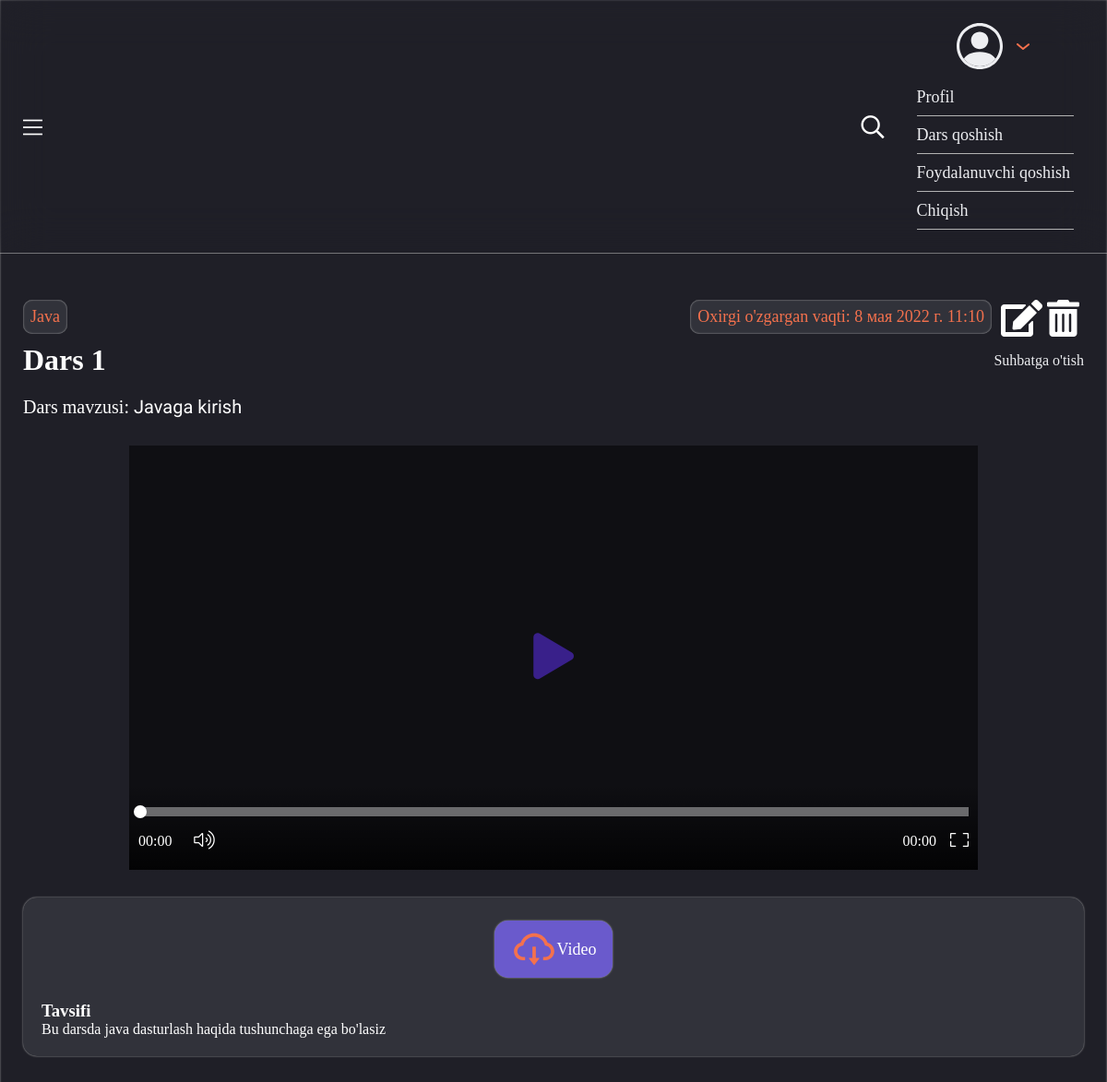
Screenshot of /lessons/4/2/ (signed in) with the database file from the repository.
### courses/models.py (models this page shows, shortened)
class Lesson(models.Model):
    number = models.PositiveIntegerField(verbose_name='Nomer', help_text='Dars nomerini korsating')
    title = models.CharField(verbose_name='Tema', max_length=255)
    description = models.TextField(verbose_name='Tavsifi')
    script = models.TextField(verbose_name='Script', blank=True)
    course = models.ForeignKey(Course, on_delete=models.CASCADE, verbose_name='Kurs')
    video = models.FileField(upload_to=save_video, verbose_name='Video',
                             validators=[FileExtensionValidator(allowed_extensions=['mp4'])])
    materials = models.FileField(upload_to=save_materials, verbose_name='Materiallar', blank=True,
                                 validators=[FileExtensionValidator(allowed_extensions=['zip'])])
    homework = models.FileField(upload_to=save_homework, verbose_name='Uy ishi', blank=True,
                                validators=[FileExtensionValidator(allowed_extensions=['zip'])])
    additional_materials = models.FileField(upload_to=save_additional_materials, verbose_name='Qoshimcha material', blank=True,
                                            validators=[FileExtensionValidator(allowed_extensions=['zip'])])
    created_at = models.DateTimeField(auto_now_add=True, verbose_name='Yuklangan vaqti')
    updated_at = models.DateTimeField(auto_now=True, verbose_name='Ozgartirilgan vaqti')
    is_published = models.BooleanField(default=True, verbose_name='Yuklash')
    def __str__(self):
        return str(self.number)
    def get_absolute_url(self):
        return reverse('lesson_detail', kwargs={'course_id': self.course.pk, 'pk': self.pk})
    def get_update_url(self):
        return reverse('lesson_update', kwargs={'course_id': self.course.pk, 'pk': self.pk})
    def get_delete_url(self):
        return reverse('lesson_delete', kwargs={'course_id': self.course.pk, 'pk': self.pk})
    def get_comment_url(self):
        return reverse('comment_list', kwargs={'lesson_id': self.pk})
    class Meta:
        verbose_name = 'Dars'
        verbose_name_plural = 'Darslar'
        ordering = ['-created_at']
        unique_together = ('number', 'course')
        permissions = [
            ('can_view_all_lessons', 'Barcha darslarni korish'),
            ('can_view_lessons_by_course', 'Faqat kursni korish'),
            ('can_add_lesson', 'Dars qoshish'),
            ('can_update_lesson', 'Darsni ozgartirish'),
            ('can_delete_lesson', 'Darsni ochirish'),
        ]

class Course(models.Model):
    title = models.CharField(max_length=255, verbose_name='Nomi', unique=True)
    def __str__(self):
        return self.title
    class Meta:
        verbose_name = 'Kurs'
        verbose_name_plural = 'Kurslar'

### courses/views.py (the view)
# urls.py: path('lessons/<int:course_id>/<int:pk>/', LessonDetail.as_view(), name='lesson_detail'),
class LessonDetail(LoginRequiredMixin, DetailView):
    model = Lesson
    context_object_name = 'lesson'
    def get(self, *args, **kwargs):
        if not self.request.user.is_superuser and self.kwargs['course_id'] != self.request.user.course.pk:
            return redirect('lesson_detail', course_id=self.request.user.course.pk, pk=self.kwargs['pk'])
        return super(LessonDetail, self).get(*args, **kwargs)
    def dispatch(self, request, *args, **kwargs):
        try:
            return super().dispatch(request, *args, **kwargs)
        except Http404:
            if self.request.user.is_superuser:
                return redirect('lessons_list')
            else:
                return redirect('lessons_list_by_course', self.kwargs['course_id'])
    def get_queryset(self):
        return Lesson.objects.filter(
            pk=self.kwargs['pk'],
            course_id=self.kwargs['course_id'],
            is_published=True
        )
    def get_context_data(self, **kwargs):
        context = super(LessonDetail, self).get_context_data()
        lesson  = Lesson.objects.filter(
            pk=self.kwargs['pk'],
            course_id=self.kwargs['course_id'],
            is_published=True
        )[0]
        context['title'] = f"Dars {lesson.number} - Kurs {lesson.course}"
        context['nav_title'] = 'Darslar'
        context['files'] = []
        files = [
            ('video', 'Video'),
            ('homework', 'Uy ishi'),
            ('materials', 'Materiallar'),
            ('additional_materials', "Qo'shimcha material")
        ]
        for attr, title in files:
            file = getattr(lesson, attr)
            if file:
                context['files'].append({
                    'url': file.url,
                    'text': title
                })
        return context

### courses/templatetags/courses_tags.py (called while the page is built)
@register.simple_tag()
def get_tags():
    info = [
        {
            'link': 'profile',
            'text': 'Profil',
        },
        {
            'link': 'new_lesson',
            'text': 'Dars qoshish',
        },
        {
            'link': 'register',
            'text': 'Foydalanuvchi qoshish'
        },
        {
            'link': 'logout',
            'text': 'Chiqish',
        },
    ]
    return info

@register.simple_tag()
def get_all_lessons_by_course(course_id):
    return Lesson.objects.filter(
        course_id=course_id,
        is_published=True
    ).order_by('number')

### courses/templates/courses/lesson_detail.html (shortened to what this page needs)
{% extends 'base.html' %}
{% load static %}
{% block style %}
<link rel="stylesheet" href="{% static 'courses/css/lesson_details.css' %}">
{% endblock style %}
{% block main %}
{% include 'courses/components/_info.html' %}
{% include 'courses/components/_description.html' %}
{% endblock main %}

### courses/templates/courses/components/_info.html
{% load static %}
<section class="lesson">
    <div class="lesson__date-course">
        <p class="lesson__course">
            {{ lesson.course }}
        </p>
        <div class="update-box">
            <p class="lesson__date">
                Oxirgi o'zgargan vaqti: {{ lesson.updated_at }}
            </p>
            <a href="{{ lesson.get_update_url }}">
                <i class="fas fa-edit" style="color: white; font-size: 40px;"></i>
            </a>
            <a href="{{ lesson.get_delete_url }}">
                <i class="fas fa-trash-alt" style="color: white; font-size: 40px;"></i>
            </a>
        </div>
    </div>
    <div class="lesson__info">
        <h2 class="lesson__title">
            Dars {{ lesson.number }}
        </h2>
        <a class="lesson_comments" href="{{ lesson.get_comment_url }}">
            Suhbatga o'tish
        </a>
    </div>
    <p class="lesson__txt">
        <span class="lesson__theme">
            Dars mavzusi:
        </span>
        {{ lesson.title }}
    </p>
    <div class="lesson__video">
        <div class="content" style="width: 1200px;">
            <div class="video" data-src="{{ lesson.video.url }}" data-rate="0.5,1,1.5">
            </div>
        </div>
    </div>
</section>

### courses/templates/courses/components/_description.html (shortened to what this page needs)
<section class="description">
    <div class="description__tabs">
        <div class="description__tab-info">
            <div class="description__btn-box">
                {% include 'courses/components/_description_btns.html' %}
            </div>
            <div style="color: white;">
                <h3>Tavsifi</h3>
                {{ lesson.description|linebreaks }}
            </div>
        </div>
    </div>
</section>

### courses/static/courses/css/lesson_details.css (style rules this page uses)
.update-box { display: flex; }
.update-box a { display: block; width: 40px; height: 40px; margin-left: 10px; }
.lesson__info { display: -webkit-box; display: -ms-flexbox; display: flex; -webkit-box-pack: justify; -ms-flex-pack: justify; justify-content: space-between; -webkit-box-align: center; -ms-flex-align: center; align-items: center; -ms-flex-wrap: wrap; flex-wrap: wrap; margin-bottom: 20px; }
.lesson__title { font-size: 32px; font-family: "MPLUSRounded1c-Medium"; color: #fff; }
.lesson__date-course { display: flex; justify-content: space-between; }
.lesson__date, .lesson__course { font-family: "MPLUSRounded1c-ExtraBold"; color: #f4714d; font-size: 18px; padding: 8px; margin-bottom: 10px; border-radius: 10px; background: #31323a; -webkit-box-shadow: inset 0px 0px 2px #b3b3b3; box-shadow: inset 0px 0px 2px #b3b3b3; }
.lesson__txt { color: #fff; font-size: 20px; margin-bottom: 30px; font-family: "Roboto-Regular"; }
.lesson__theme { font-family: "MPLUSRounded1c-Medium"; }
.lesson__video { display: -webkit-box; display: -ms-flexbox; display: flex; -webkit-box-pack: center; -ms-flex-pack: center; justify-content: center; -webkit-box-align: center; -ms-flex-align: center; align-items: center; position: relative; width: 80%; margin: 0 auto; }
.description { padding: 30px 0; }
.description__btn-box { display: flex; justify-content: center; margin-bottom: 20px; }
.description__tab-info, .description .tab-message { background: #31323a; -webkit-box-shadow: 0px 0px 2px #b3b3b3; box-shadow: 0px 0px 2px #b3b3b3; padding: 20px; border-radius: 15px; }
@media (max-width: 1280px) { .lesson { padding-top: 25px; } }

### static/css/common.css (style rules this page uses)
* { margin: 0; padding: 0; -webkit-box-sizing: border-box; box-sizing: border-box; }
h1, h2, h3, h4, h5, h6, p { margin: 0; }
a { color: #edeef1; text-decoration: none; }
body { background: #1f1f27; font-family: "MPLUSRounded1c-Regular"; }

### rows the page displays
Lesson: course "Java", updated_at "8 мая 2022 г. 11:10", number "1", title "Javaga kirish", description "Bu darsda java dasturlash haqida tushunchaga ega bo'lasiz"

### other values shown
{{ tag.text }} "Profil" "Dars qoshish" "Foydalanuvchi qoshish" "Chiqish"
{{ file.text }} "Video"
